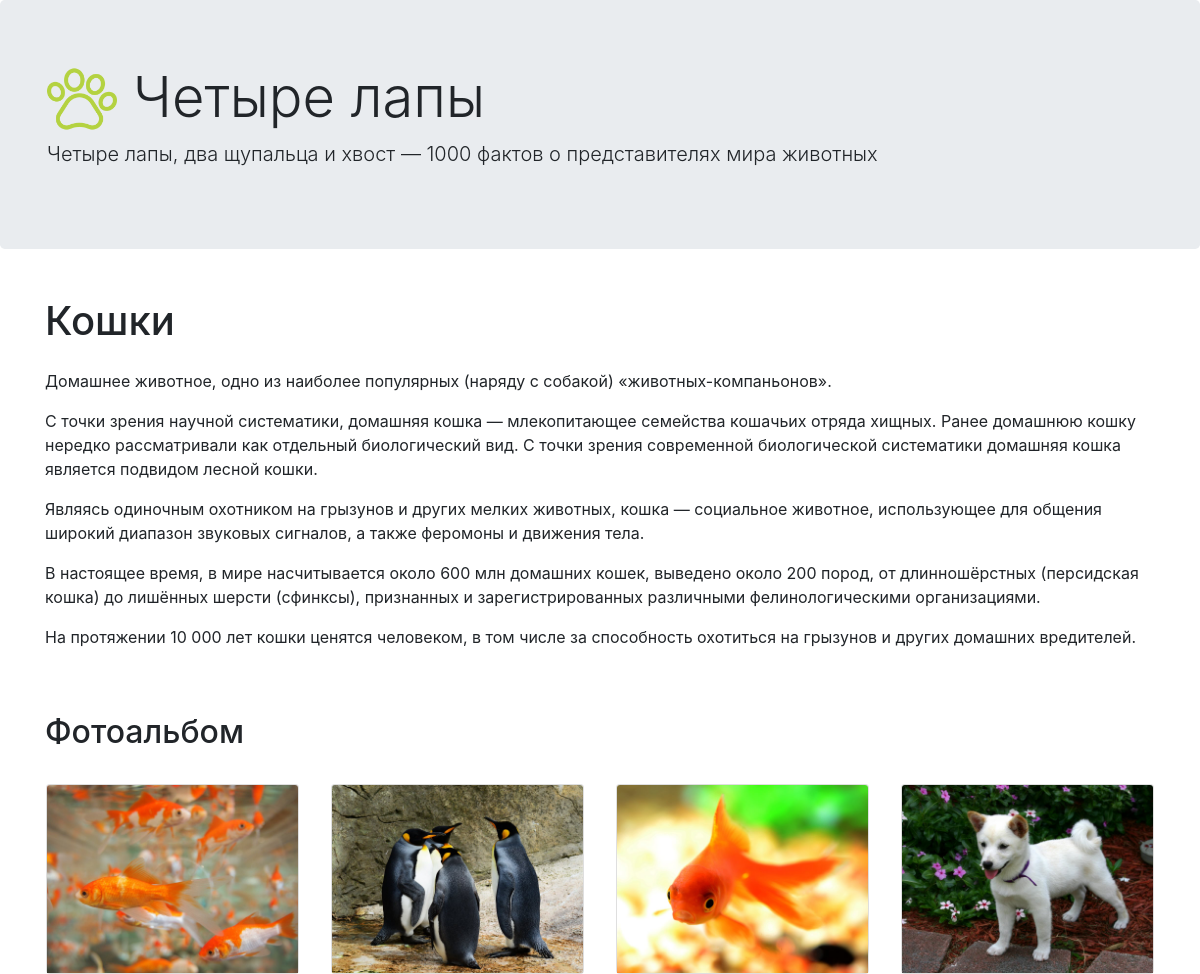
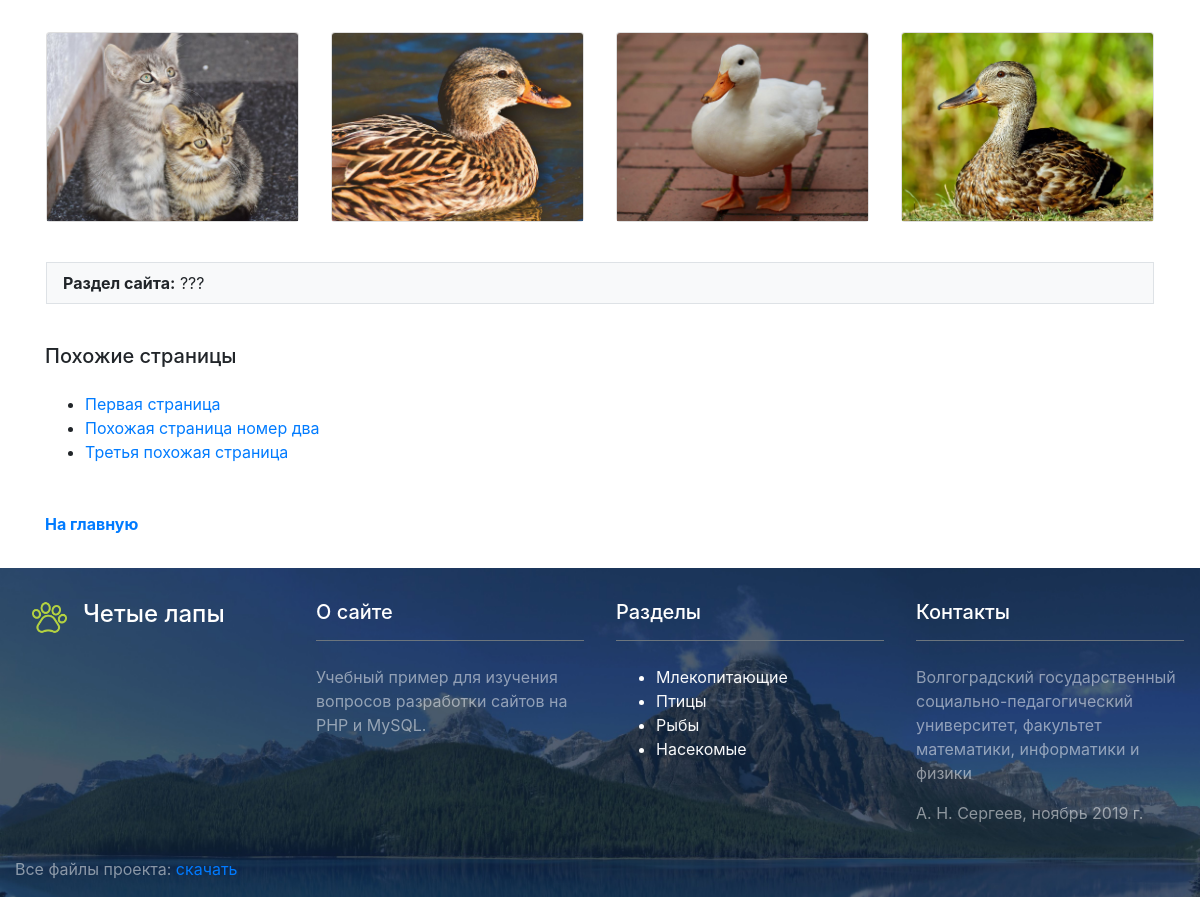
Screenshot of /?page=2 with the database file from the repository (2 pictures, top to bottom).
### tables this page shows
CREATE TABLE IF NOT EXISTS `pages` (
  `id` bigint(20) NOT NULL AUTO_INCREMENT,
  `title` text NOT NULL,
  `description` text,
  `content` text NOT NULL,
  `category` bigint(20) NOT NULL,
  `image` varchar(200) DEFAULT NULL,
  PRIMARY KEY (`id`)
);

CREATE TABLE IF NOT EXISTS `photos` (
  `id` bigint(20) NOT NULL AUTO_INCREMENT,
  `file` varchar(200) NOT NULL,
  `page` bigint(20) NOT NULL,
  PRIMARY KEY (`id`)
);

### content.php (the view)
<div class="container mt-5 mb-3">
    <?php
        $result = $mysqli->query( "SELECT * FROM pages WHERE id=$page_id" );
        $row = $result->fetch_assoc();
        if ( $row ) :
    ?>
    <div class="row">
        <div class="col mb-5">
            <h1 class="mb-4"><?php echo $row['title']; ?></h1>
            <p><?php echo preg_replace( "/\n\n|\r\n\r\n/", "<p>", $row['content'] ); ?>
        </div>
    </div>
    <div class="row">
        <div class="col">
            <h2 class="mb-3">Фотоальбом</h2>
            <div class="card-deck">
                <?php
                    $result = $mysqli->query( "SELECT * FROM photos ORDER BY rand() LIMIT 8" );
                    while ( $row = $result->fetch_assoc() ) :
                ?>
                <div class="col-12 col-sm-6 col-lg-4 col-xl-3 p-3">
                    <div class="card m-0">
                        <img src="images/<?php echo $row['file']; ?>" class="card-img-top">
                    </div>
                </div>
                <?php
                    endwhile;
                ?>
            </div>
        </div>
    </div>
    <div class="row">
        <div class="col bg-light border p-2 pl-3 m-3 mt-4">
            <strong>Раздел сайта:</strong> ???
        </div>
    </div>
    <div class="row">
        <div class="col">
            <h5 class="mt-4">Похожие страницы</h5>
            <ul class="mt-4">
                <li><a href="123">Первая страница</a></li>
                <li><a href="456">Похожая страница номер два</a></li>
                <li><a href="789">Третья похожая страница</a></li>
            </ul>
            <p class="mt-5"><strong><a href=".">На главную</a></strong>
        </div>
    </div>
    <?php
        else:
            include "404.php";
        endif;
    ?>
</div>

### rows the page displays
pages: title "Кошки", content "Домашнее животное, одно из наиболее популярных (наряду с собакой) «животных-компаньонов». С точки зрения научной систематики, домашняя кошка — млекопитающее семейства кошачьих отряда хищных. Ранее домашнюю кошку нередко рассматривали как отдельный биологический вид. С точки зрения современной биологической систематики домашняя кошка является подвидом лесной кошки. Являясь одиночным охотником на грызунов и других мелких животных, кошка — социальное животное, использующее для общения широкий диапазон звуковых сигналов, а также феромоны и движения тела. В настоящее время, в мире насчитывается около 600 млн домашних кошек, выведено около 200 пород, от длинношёрстных (персидская кошка) до…"
photos: file (picture)
photos: file (picture)
photos: file (picture)
photos: file (picture)
photos: file (picture)
photos: file (picture)
photos: file (picture)
photos: file (picture)
